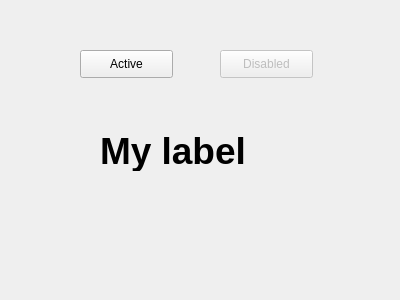
<?xml version="1.0" encoding="UTF-8"?>
<ui version="4.0">
 <class>Widget</class>
 <widget class="QWidget" name="Widget">
  <property name="geometry">
   <rect>
    <x>0</x>
    <y>0</y>
    <width>400</width>
    <height>300</height>
   </rect>
  </property>
  <property name="windowTitle">
   <string>Widget</string>
  </property>
  <widget class="QPushButton" name="activeButton">
   <property name="geometry">
    <rect>
     <x>80</x>
     <y>50</y>
     <width>93</width>
     <height>28</height>
    </rect>
   </property>
   <property name="text">
    <string>Active</string>
   </property>
  </widget>
  <widget class="QPushButton" name="disabledButton">
   <property name="enabled">
    <bool>false</bool>
   </property>
   <property name="geometry">
    <rect>
     <x>220</x>
     <y>50</y>
     <width>93</width>
     <height>28</height>
    </rect>
   </property>
   <property name="text">
    <string>Disabled</string>
   </property>
  </widget>
  <widget class="QLabel" name="label">
   <property name="geometry">
    <rect>
     <x>100</x>
     <y>130</y>
     <width>211</width>
     <height>41</height>
    </rect>
   </property>
   <property name="font">
    <font>
     <pointsize>28</pointsize>
     <bold>true</bold>
    </font>
   </property>
   <property name="autoFillBackground">
    <bool>true</bool>
   </property>
   <property name="text">
    <string>My label</string>
   </property>
  </widget>
 </widget>
 <layoutdefault spacing="6" margin="11"/>
 <resources/>
 <connections/>
</ui>
